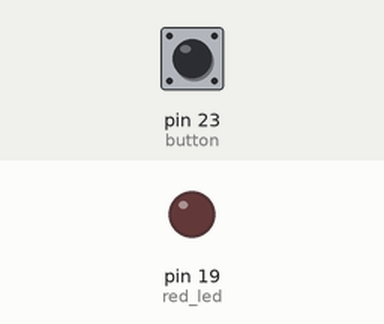
A sketch run on a simulated Arduino Mega 2560, built with avr-gcc and run on an emulated ATmega2560. Shown: output pins drawn as LEDs (lit = HIGH). Dashed ring = blinking. The test bench sets the inputs (shaded band); at power-on: pin 23 (button) HIGH.

Above: at 1.2 s.
1.3 s: pin 23 (button) pulled LOW for 0.15 s
At 2.2 s:
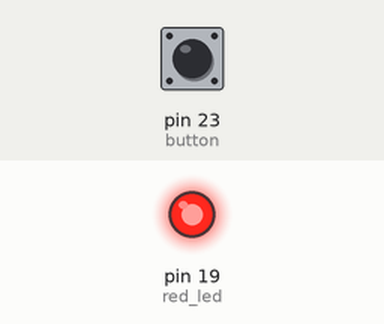
2.9 s: pin 23 (button) pulled LOW for 3.2 s
At 3.11 s:
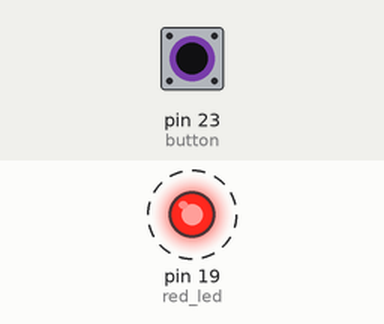
Timing chart, 0 to 7.6 s (numbered marks = the images above; inputs shaded):
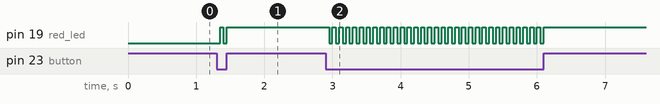

The sketch:

P3.ino
```cpp
#include <stdint.h>

//definer pines

uint8_t red_led = 19; //led rojo
uint8_t button = 23; //botón

bool led_state = false; //estado del led

void setup() {
  // configurar pines
  Serial.begin(9600);
  pinMode(red_led, OUTPUT);
  pinMode(button, INPUT_PULLUP); //inicializar el pin botón
  //pullup = 1 es reposo y 0 es pulsando

  //Inicializar led apagado
  digitalWrite(red_led, LOW);
}

void loop() {
  if(digitalRead(button) == LOW) { //cuando se pulsa el botón
    delay(50);//retraso para evitar fallos
    led_state =! led_state; //intercambio del valor del led
    digitalWrite(red_led, led_state); //apagado o encendido del led
  }

}
```

Measured:
- after the input at 1.3 s, pin 19 (red_led): LOW → HIGH after 0.05 s, → LOW 0.05 s later, → HIGH 0.05 s later
- after the input at 2.9 s, pin 19 (red_led): alternates HIGH for 0.05 s and LOW for 0.05 s, 64 changes in all, then stays HIGH, starting after 0.05 s
